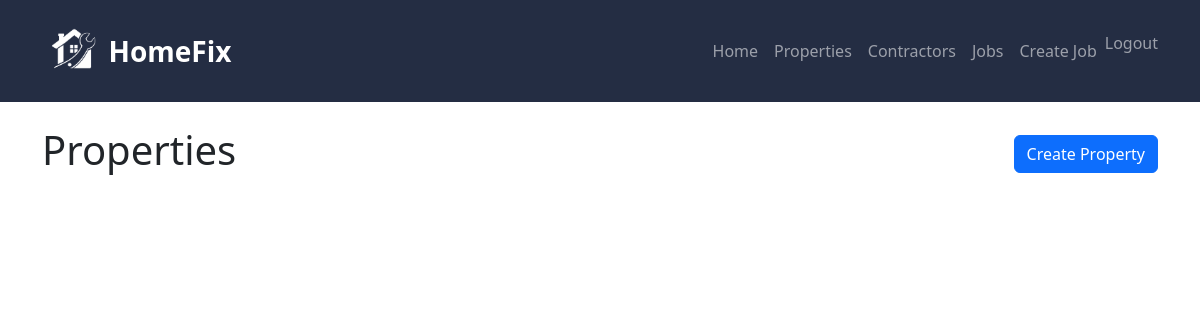
Page /properties/ (signed in) on the earlier database version.
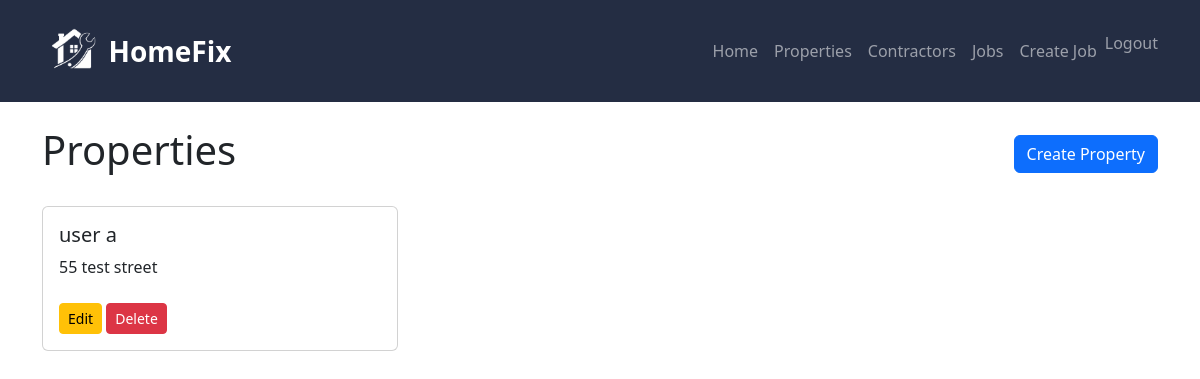
Same page on the later database version.
### maintenance/models.py (models this page shows, shortened)
class Property(models.Model):
    PROPERTY_TYPES = [
        ('house', 'House'),
        ('flat', 'Flat'),
        ('bungalow', 'Bungalow'),
        ('other', 'Other'),
    ]
    user = models.ForeignKey(
        User,
        on_delete=models.CASCADE,
        null=True,
        blank=True
    )
    name = models.CharField(max_length=100)
    address = models.TextField()
    property_type = models.CharField(
        max_length=20,
        choices=PROPERTY_TYPES
    )
    created_at = models.DateTimeField(auto_now_add=True)

### maintenance/views.py (the view)
# urls.py: path('properties/', views.property_list, name='property_list'),
@login_required
def property_list(request):
    properties = Property.objects.filter(
        user=request.user
    )
    return render(
        request,
        'maintenance/property_list.html',
        {'properties': properties}
    )

### maintenance/templates/maintenance/property_list.html
{% extends 'maintenance/base.html' %}
{% block content %}
<div class="d-flex justify-content-between align-items-center mb-4">
    <h1>Properties</h1>
    <a href="{% url 'create_property' %}" class="btn btn-primary">
        Create Property
    </a>
</div>
<div class="row">
    {% for property in properties %}
    <div class="col-md-4 mb-3">
        <div class="card">
            <div class="card-body">
                <h5 class="card-title">
                    {{ property.name }}
                </h5>
                <p class="card-text">
                    {{ property.address }}
                </p>
                <a href="/properties/edit/{{ property.id }}/" class="btn btn-warning btn-sm mt-2">
                    Edit
                </a>
                <a href="/properties/delete/{{ property.id }}/" class="btn btn-danger btn-sm mt-2">
                    Delete
                </a>
            </div>
        </div>
    </div>
    {% endfor %}
</div>
{% endblock %}

Differences in the rows shown:
added Property: name "user a", address "55 test street"
